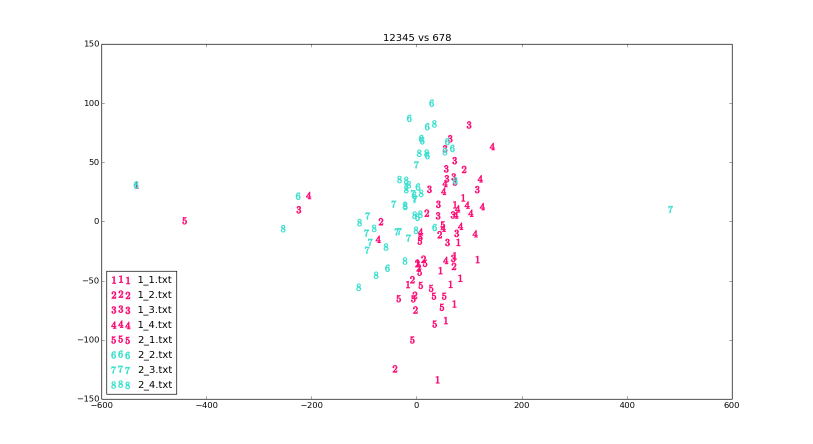
#> input picture guichuideng/12345vs678.png, 1626 x 887 px (shown at 1/2 size); its folder holds only this picture in this run
$ python -i proc_image.py   (imports and definitions only)   (Python 2 division)   (older library calls are emulated)
#> lines starting #> are read from the running program, lines starting #| are printed output that depends on the picture
#> in convertImgTobin, im is the input picture: PIL image 1626x887 RGBA; mean R, G, B, A 252.5, 251.9, 252.3, 255
#!/usr/bin/python
#Filename: proc_image.py

import numpy as np
import os
import Image
import math
import types
import sys

class BiggerThanZeroError(Exception):
	'''Value must be bigger than zero.'''
	def __init__(self, var):
		Exception.__init__(self)
		self.var = var

class ProcImage(object):
	'''Represents part of functions of image processing, including convert
	RGB image to grey image, scale and crop iamge size, image whiten ...

	Attributes:

	'''

	def __init__(self):
		'''Initializes class ProcImage.'''

	def whiten(self, image):
		'''Whites one input image with fft transform.

		Args:
			image: Can be a list or Image object which represents the
				pixels value of one image.
			width: Width of image.
			height: Height of image.

		Returns:
			A numpy array contains whiten pixels value.

		Raises:
			TypeError: An error occurred while width or height is not integer.
			ValueError: An error occurred while width or height is less than 0.
		'''
		(width, height) = image.size
		img_data = np.asarray(image).astype(np.uint8).reshape(width, height)
		img_data = img_data - img_data.mean()
		img_data = img_data / img_data.std()
		fx, fy = np.meshgrid(np.linspace(-width/2, width/2-1, width),
							 np.linspace(-height/2, height/2-1, height))
		rho = np.sqrt(fx * fx + fy * fy)
		f0 = 0.4 * np.mean([width, height])
		filt = rho * np.exp(- np.power(rho/f0, 4))
		If = np.fft.fft2(img_data)
		img_data = np.real(np.fft.ifft2(If * np.fft.fftshift(filt)))
		img_data = img_data / img_data.std()
		img_data = img_data - img_data.mean()
		img_data = img_data / np.sqrt(np.mean(np.power(img_data, 2)))
		img_data = np.sqrt(0.1) * img_data
		return img_data

	def zoom(self, im, scale = 1, crop_ul = 0, crop_ur = 0, crop_ll = 0, crop_lr = 0):
		'''Zoom and crop image

		Args:
			im: An Image object which represents the
				pixels value of one image.
			scale: Zoom image.
		 	crop_ul: Crop image with start at upper left size.
		 	crop_ur: Crop image with start at upper right size.
		 	crop_ll: Crop image with start at lower left size.
		 	crop_lr: Crop image with start at lower right size.

		Returns:
			Returns an Image object which contain image pixels.
		'''
#> called with scale = 1, crop_ul = 0, crop_ur = 0, crop_ll = 0, crop_lr = 0
		(width, height) = im.size
#> width = 1626; height = 887
		width = width / scale
		height = height / scale
		im_resize = im.resize((width, height), Image.ANTIALIAS)
		region = (crop_ul, crop_ur, width - crop_ll, width - crop_lr)
#> region = (0, 0, 1626, 1626)
		im_crop = im_resize.crop(region)
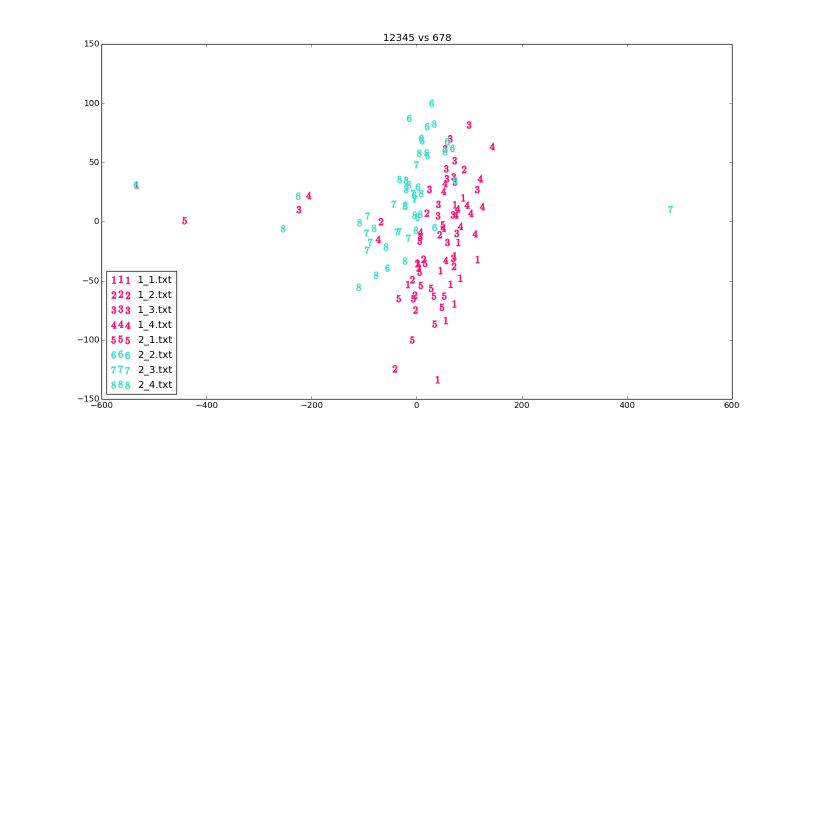
#> im_crop: PIL image 1626x1626 RGBA (shown at 1/2 size); mean R, G, B, A 137.7, 137.4, 137.7, 139.1; transparent parts drawn white
		return im_crop

	def convertImgTobin(self, addr, save_name, addr_type = 'IMAGE', dtype = np.uint8,
						file_num = None, scale = 1, crop_ul = 0, crop_ur = 0,
						crop_ll = 0, crop_lr = 0, white = False):
		'''Converts image to binary file.

		 Args:
		 	addr: Address of input, can be an image of dir of floder.
		 	save_name: Process image and save into binary.
		 	addr_type: Show the type of addr which can be dir or image.
		 		'DIR': Dir address.
		 		'IMAGE': Image address.
		 	dtype: The save type of object of this address.
		 	file_num: Handle multiple files including folders which is only valid
		 		while addr_type is 'DIR'.
		 	scale: Zoom image.
		 	crop_ul: Crop image with start at upper left size.
		 	crop_ur: Crop image with start at upper right size.
		 	crop_ll: Crop image with start at lower left size.
		 	crop_lr: Crop image with start at lower right size.
		 	white: Need whiten or not.

		 Returns:
		 	Return boolean means whether the convertion is success or not.

		 Raises:
		 '''
		try:
			if addr_type != 'IMAGE' and addr_type != 'DIR':
		 		raise ValueError
		 	elif scale <= 0:
		 		raise BiggerThanZeroError('scale')
		 	elif crop_ul < 0 or crop_ur < 0 or crop_ll < 0 or crop_lr < 0:
		 		raise BiggerThanZeroError('crop')
		except ValueError:
			print "address type must be 'IMAGE' or 'DIR'"
			sys.exit()
		except BiggerThanZeroError as x:
		 	print x.var + " must not less than 0."
			sys.exit()

		pixel = []

		if addr_type == 'IMAGE':
			im = Image.open(addr)
			im_crop = self.zoom(im, scale, crop_ul, crop_ur, crop_ll, crop_lr)
			if not white:
				im_white = self.whiten(im_crop)
			pixel.append(im_white)
		elif addr_type == 'DIR':
			list_dirs = os.walk(addr)
			for root, dirs, images_addr in list_dirs:
				for im_addr in images_addr:
					try:
						im = Image.open(im_addr)
					except IOError:
						pass
					im_crop = self.zoom(im, scale, crop_ul, crop_ur, crop_ll, crop_lr)
					if not white:
						im_white = self.whiten(im_crop)
					pixel.append(im_white)
		print save_name
		np.asarray(pixel, dtype = np.float32).tofile(save_name)


#> (the run stopped early here; a loop or call above may not have finished)
